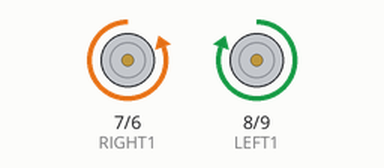
Bench run of a sketch on a simulated Arduino Uno, built with avr-gcc and run on an emulated ATmega328P. Parts: motor-driver pin pairs drawn as motors (green arrow = first pin HIGH = forward, orange = second pin HIGH = backward, longer = more drive, scaled by the enable pin).

Above: at 1.0 s.
At 3.0 s:
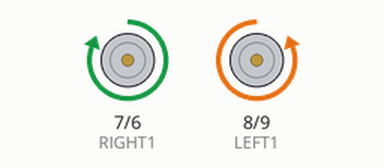
At 5.0 s:
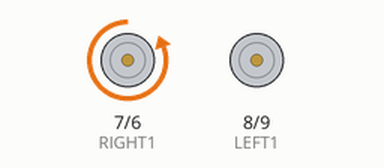
At 9.0 s:
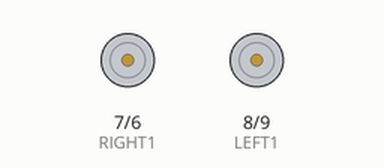
Timing chart, 0 to 13.0 s (numbered marks = the images above):
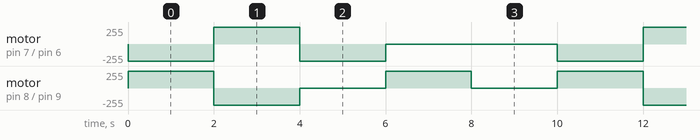

Measured:
- by itself, motor on pin 8 (LEFT1) / pin 9 (LEFT2): repeats every 10.0 s: backward 255/255 2.0 s, 2 × (stopped 2.0 s, forward 255/255 2.0 s)
- by itself, motor on pin 7 (RIGHT1) / pin 6 (RIGHT2): repeats every 10.0 s: forward 255/255 2.0 s, backward 255/255 2.0 s, stopped 4.0 s, backward 255/255 2.0 s

The sketch:

lab4.ino
```cpp
// 左馬達控制設定
const byte LEFT1 = 8;    // IN1
const byte LEFT2 = 9;    // IN2
const byte LEFT_PWM = 10;

// 右馬達控制設定
const byte RIGHT1 = 7;   // IN3
const byte RIGHT2 = 6;   // IN4
const byte RIGHT_PWM = 5;

// 設定 PWM 輸出值（代表的是車子的速度）
byte motorSpeed = 255;

void forward() { // 前進
  // 左輪
  digitalWrite(LEFT1, HIGH);
  digitalWrite(LEFT2, LOW);
  analogWrite(LEFT_PWM, motorSpeed);

  // 右輪。因在小車上馬達安裝方向左右兩個是相對的
  digitalWrite(RIGHT1, LOW);
  digitalWrite(RIGHT2, HIGH);
  analogWrite(RIGHT_PWM, motorSpeed);
}

void backward() { // 後退
  digitalWrite(LEFT1, LOW);
  digitalWrite(LEFT2, HIGH);
  analogWrite(LEFT_PWM, motorSpeed);

  digitalWrite(RIGHT1, HIGH);
  digitalWrite(RIGHT2, LOW);
  analogWrite(RIGHT_PWM, motorSpeed);
}

void turnLeft() { // 左轉
  // 左輪不動，右輪動（速度為 0）
  analogWrite(LEFT_PWM, 0);

  digitalWrite(RIGHT1, LOW);
  digitalWrite(RIGHT2, HIGH);
  analogWrite(RIGHT_PWM, motorSpeed);
}

void turnRight() { // 右轉
  // 右輪不動，左輪動（速度為 0）
  digitalWrite(LEFT1, HIGH);
  digitalWrite(LEFT2, LOW);
  analogWrite(LEFT_PWM, motorSpeed);

  analogWrite(RIGHT_PWM, 0);
}

void stopMotor() { // 停止，兩輪速度為 0
  analogWrite(LEFT_PWM, 0);
  analogWrite(RIGHT_PWM, 0);
}

void setup() {
  // 設定每一個 PIN 的模式
  pinMode(LEFT1, OUTPUT);
  pinMode(LEFT2, OUTPUT);
  pinMode(LEFT_PWM, OUTPUT);
  pinMode(RIGHT1, OUTPUT);
  pinMode(RIGHT2, OUTPUT);
  pinMode(RIGHT_PWM, OUTPUT);

  // forward();
}

void loop() {
  // 本範例會讓車子向前、向後、向左、向右、停止，各 2 秒，然後不斷重複
  forward();
  delay(2000);

  backward();
  delay(2000);

  turnLeft();
  delay(2000);

  turnRight();
  delay(2000);

  stopMotor();
  delay(2000);
}
```
